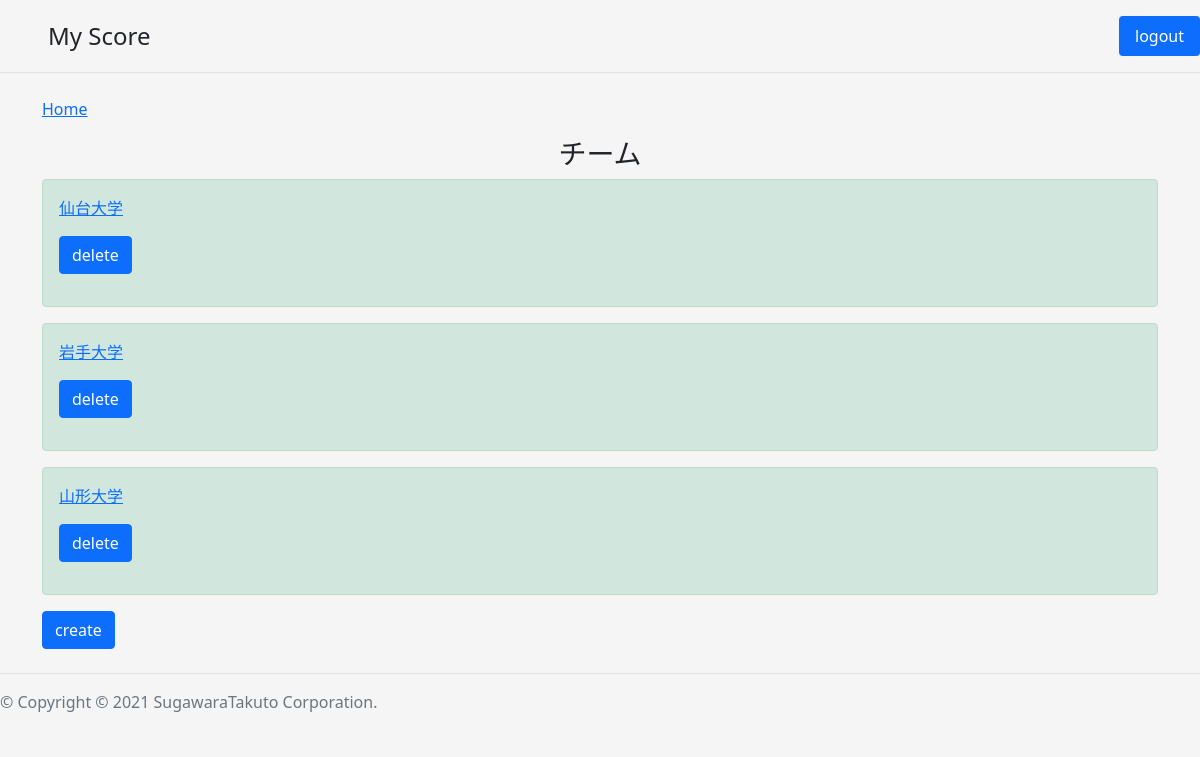
The page /teamlist/ (signed in) on the database as committed earlier.
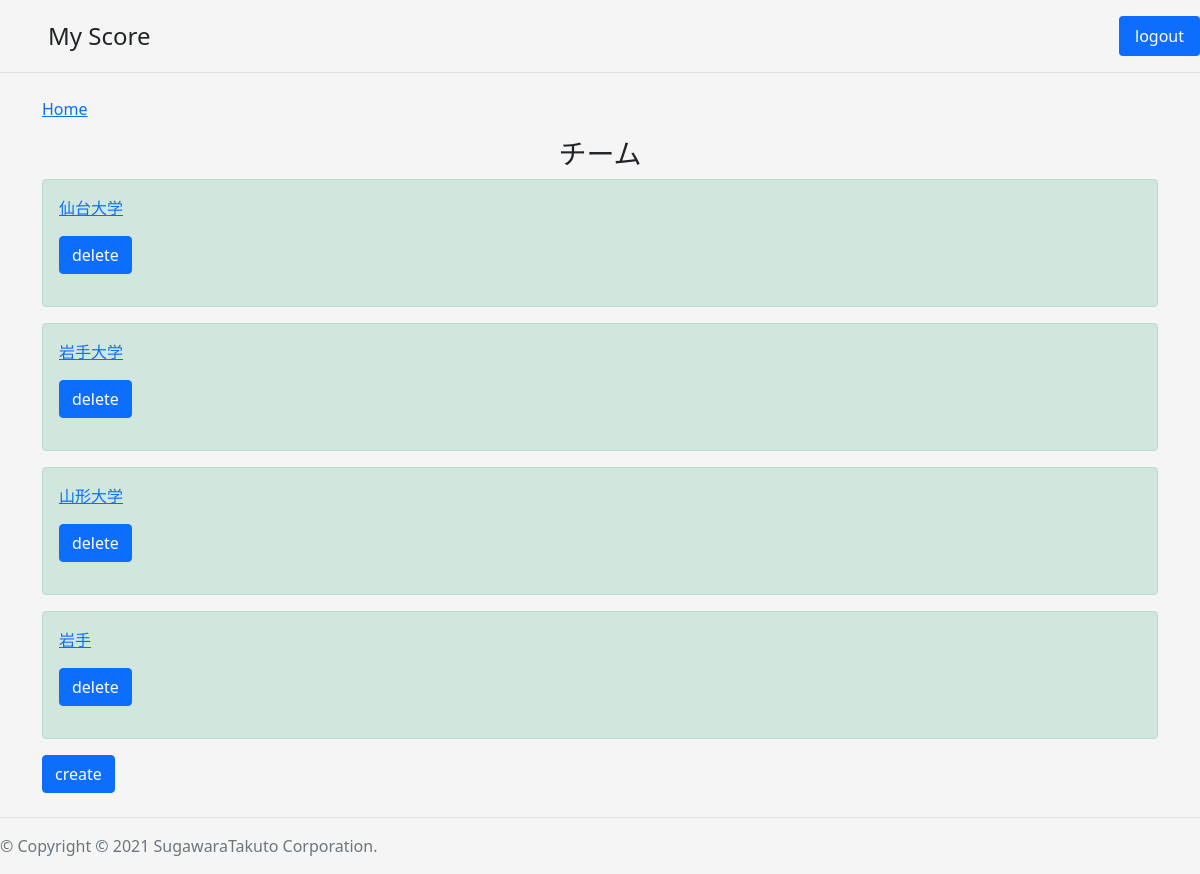
The same page on the database as committed later.
### volleyapp/models.py (models this page shows, shortened)
class Teamname(models.Model):
  user = models.ForeignKey(User, on_delete=models.CASCADE)
  team = models.CharField(max_length=10000)

### volleyapp/views.py (the view)
# urls.py: path('teamlist/', teamlistfunc, name='teamlist'),
@login_required
def teamlistfunc(request):
  object = Teamname.objects.filter(user=request.user.id)
  return render(request, 'teamlist.html',{'object':object})

### templates/teamlist.html
{% extends 'base.html' %}
{% load static %}
{% block customcss %}
<link href="{% static 'list.css' %}" rel="stylesheet">
{% endblock customcss %}
{% block content %}
<div class="container">
  <nav style="--bs-breadcrumb-divider: '>';" aria-label="breadcrumb">
    <ol class="breadcrumb">
      <li class="breadcrumb-item"><a href="{% url 'home' %}">Home</a></li>
    </ol>
  </nav>
  <div class="title" role="title">
    <h3>チーム</h3>
  </div>
  {% for item in object %}
  <div class="alert alert-success" role="alert">
    <p><a href="{% url 'list' item.pk %}">{{ item.team }}</a></p>
    <p><a href="{% url 'deleteteam' item.pk %}" class="btn btn-primary" role="button" aria-disabled="true">delete</a></p>
  </div>
  {% endfor %}
  <div class="pull-right">
    <a class="btn btn-primary" href="{% url 'createteam' %}" role="button">create</a>
  </div>
</div>
{% endblock content %}

Rows that differ between the two databases and show on the page:
added Teamname: team "岩手"
